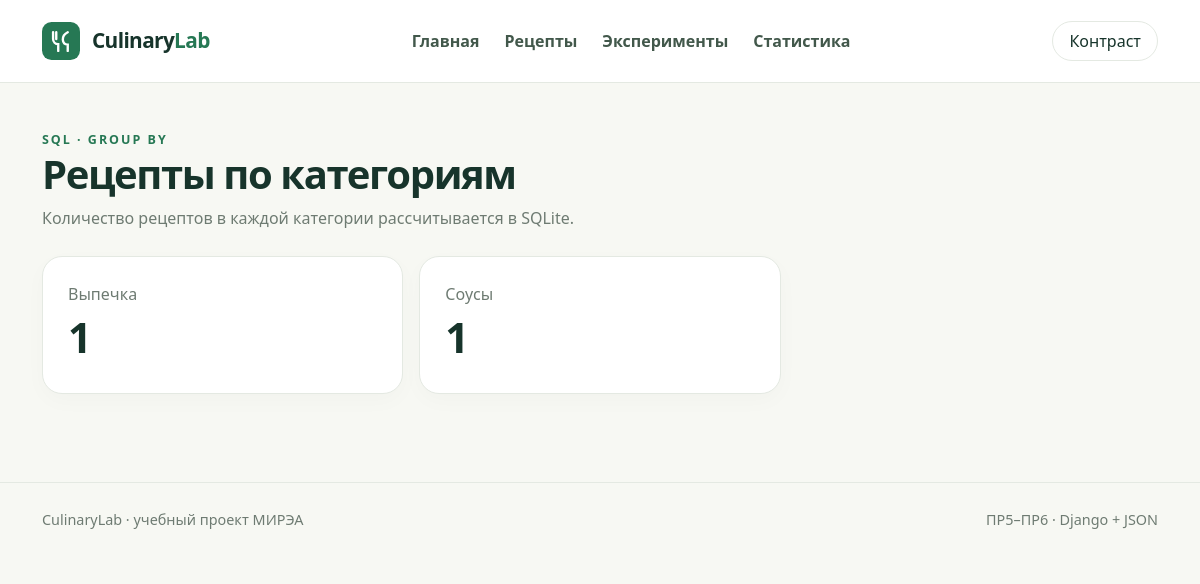
The app's page /recipes/categories/ with its own data.
### web_recipes/views.py (the view)
# urls.py: path("categories/", views.category_statistics, name="categories"),
def category_statistics(request):
    return render(
        request,
        "recipes/category_stats.html",
        {
            "page_title": "Категории рецептов",
            "categories": recipe_categories(),
        },
    )

### db/database.py (called while the page is built)
def get_connection(
    database_path: str | Path | None = None,
) -> sqlite3.Connection:
    path = Path(database_path) if database_path else DB_PATH
    path.parent.mkdir(parents=True, exist_ok=True)
    connection = sqlite3.connect(path)
    connection.execute("PRAGMA foreign_keys = ON")
    connection.row_factory = sqlite3.Row
    return connection

### db/queries.py (called while the page is built)
def fetch_all(query: str, params: tuple = ()) -> list:
    with get_connection() as connection:
        return connection.execute(query, params).fetchall()

def recipe_categories() -> list:
    return fetch_all(
        """
        SELECT category, COUNT(*) AS recipes_count
        FROM recipes
        GROUP BY category
        ORDER BY recipes_count DESC, category
        """
    )

### web_recipes/templates/recipes/category_stats.html (shortened to what this page needs)
{% extends "base.html" %}
{% block content %}
<div class="page-intro">
    <div class="eyebrow">SQL · GROUP BY</div>
    <h1>Рецепты по категориям</h1>
    <p>Количество рецептов в каждой категории рассчитывается в SQLite.</p>
</div>
<div class="row g-3">
    {% for item in categories %}
    <div class="col-md-4">
        <article class="stat-card">
            <span>{{ item.category }}</span>
            <strong>{{ item.recipes_count }}</strong>
        </article>
    </div>
    {% empty %}
    <p class="empty-state">Категории отсутствуют.</p>
    {% endfor %}
</div>
{% endblock %}

### static/homepage/css/style.css (style rules this page uses)
:root { --ink: #17342b; --accent: #267854; --accent-dark: #175d41; --muted: #6e7b72; --surface: #ffffff; --page: #f7f8f3; --border: #e4e9e2; }
* { box-sizing: border-box; }
body { margin: 0; min-height: 100vh; background: var(--page); color: var(--ink); font-family: "Segoe UI", system-ui, -apple-system, sans-serif; }
.eyebrow { color: var(--accent); font-size: .78rem; font-weight: 800; letter-spacing: .16em; }
.page-intro { margin-bottom: 26px; }
.page-intro h1 { font-weight: 800; letter-spacing: -.035em; }
.page-intro p, .meta { color: var(--muted); }
.stat-card, .surface { background: var(--surface); border: 1px solid var(--border); border-radius: 20px; padding: 25px; box-shadow: 0 7px 22px #1b332806; }
.stat-card span { display: block; color: var(--muted); }
.stat-card strong { font-size: 2.6rem; font-weight: 800; }

### records on screen
recipes: category "Выпечка", recipes_count "1"
recipes: category "Соусы", recipes_count "1"
